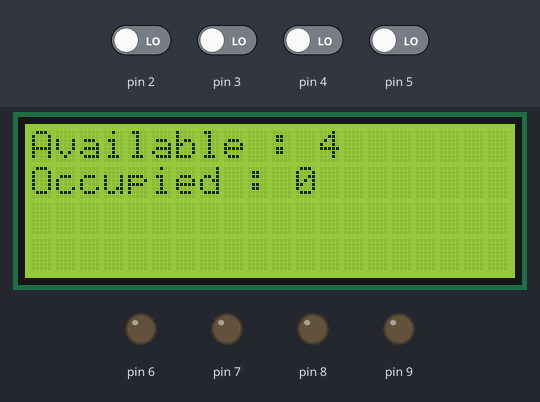
Recording of a sketch running on a simulated Arduino Uno, built with avr-gcc and run on an emulated ATmega328P. On the bench: 20×4 character LCD, output pins drawn as LEDs (lit = HIGH). Inputs (shaded band) come from the test bench; at power-on: pin 2–5 LOW. What the sketch prints to the serial monitor is not drawn.

Above: at 1.2 s.
1.3 s: pin 2 driven HIGH
At 3.1 s:
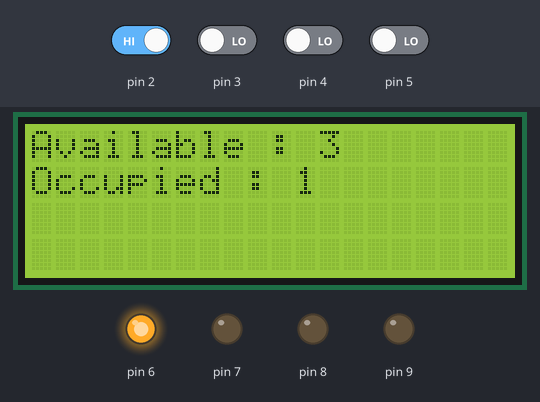
3.6 s: pin 3 driven HIGH
At 5.3 s:
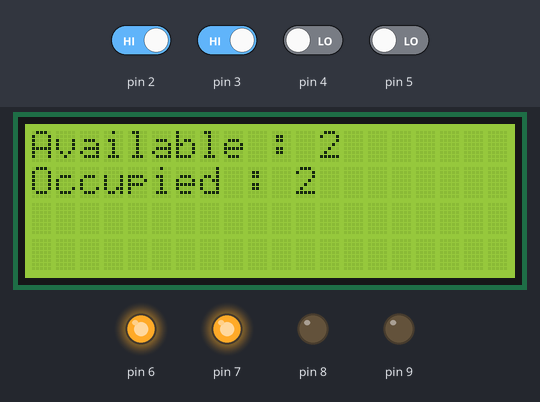
5.6 s: pin 4 driven HIGH
At 6.8 s:
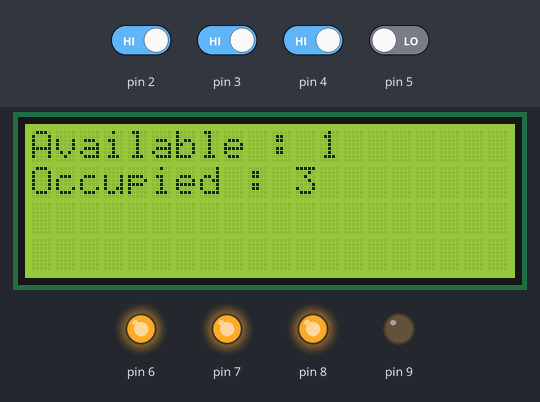
7.6 s: pin 5 driven HIGH
At 9.3 s:
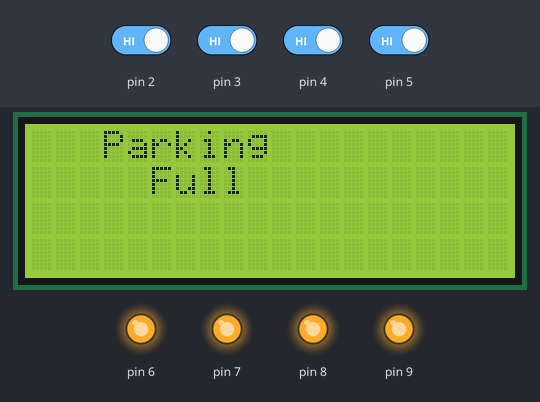
9.6 s: pin 2 driven LOW
At 10.6 s:
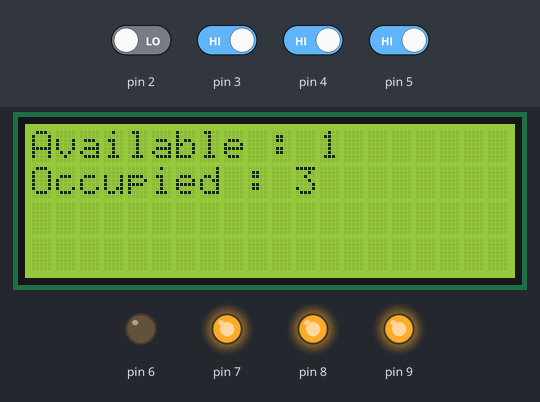
11.7 s: pin 3 driven LOW
At 13.1 s:
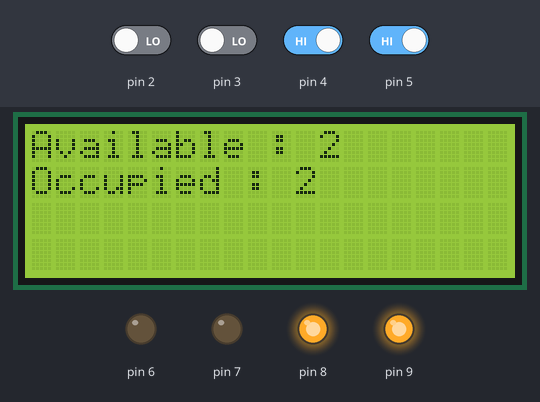
Timing chart, 0 to 14.7 s (numbered marks = the images above; inputs shaded):
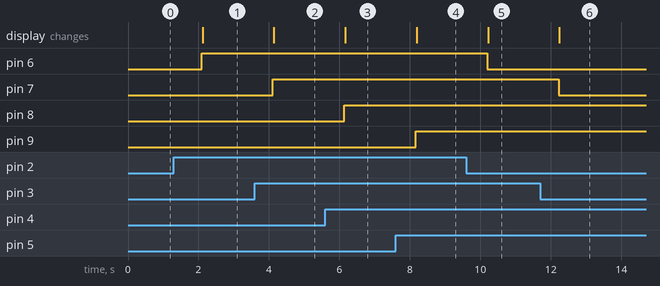

Measured:
- after the input at 1.3 s, pin 6: LOW → HIGH after 0.79 s; the display: changes after 0.81 s (image 1)
- after the input at 3.6 s, pin 7: LOW → HIGH after 0.51 s; the display: changes after 0.54 s (image 2)
- after the input at 5.6 s, pin 8: LOW → HIGH after 0.54 s; the display: changes after 0.56 s (image 3)
- after the input at 7.6 s, pin 9: LOW → HIGH after 0.56 s; the display: changes after 0.59 s (image 4)
- after the input at 9.6 s, pin 6: HIGH → LOW after 0.59 s; the display: changes after 0.62 s (image 5)
- after the input at 11.7 s, pin 7: HIGH → LOW after 0.52 s; the display: changes after 0.54 s (image 6)

The sketch:

smart__parking.ino
```cpp
#include<Wire.h>
#include<LiquidCrystal_I2C.h>
int counter=0;
LiquidCrystal_I2C lcd(0x27,20,4);   //lcd.setCursor(col, row)
int s1=0,s2=0,s3=0,s4=0;

void setup() {
  // put your setup code here, to run once:
Serial.begin(115200);
lcd.init();
lcd.backlight();
pinMode(2, INPUT);
pinMode(3, INPUT);
pinMode(4, INPUT);
pinMode(5, INPUT);
pinMode(6, OUTPUT);
pinMode(7, OUTPUT);
pinMode(8, OUTPUT);
pinMode(9, OUTPUT);
}

void loop() {
  // put your main code here, to run repeatedly:
  if(digitalRead(2)==HIGH && s1==0 )
  {
    counter++;
    s1=1;
    digitalWrite(6, HIGH);

  }
  else if(digitalRead(2)==LOW && s1==1)
  {
    counter--;
    s1=0;

    digitalWrite(6, LOW);
  }
  if(digitalRead(3)==HIGH && s2==0)
  {
    counter++;
    s2=1;
    digitalWrite(7, HIGH);
  }
  else if(digitalRead(3)==LOW && s2==1)
  {
      counter--;
      s2=0;
      digitalWrite(7, LOW);
  }
  if(digitalRead(4)==HIGH && s3==0)
  {
    counter++;
    s3=1;
    digitalWrite(8, HIGH);
  }
  else if(digitalRead(4)==LOW && s3==1)
  {
    counter--;
    s3=0;
    digitalWrite(8, LOW);
  }
  if(digitalRead(5)==HIGH && s4==0)
  {
    counter++;
    s4=1;
    digitalWrite(9, HIGH);
  }
  else if(digitalRead(5)==LOW && s4==1)
  {
    counter--;
    s4=0;
    digitalWrite(9, LOW);
  }

  int avail=4-counter;
  if(counter<4)
  {
    lcd.setCursor(0,0);   //column,row
    lcd.print("Available : ");
    //lcd.setCursor(0,6);
    lcd.print(avail);
    lcd.setCursor(0,1);
    lcd.print("Occupied : ");
    //lcd.setCursor(1,6);
    lcd.print(counter);
    Serial.println("available :");
    Serial.println(avail);
    Serial.println("occupied");
    Serial.println(counter);
  }
  else if(counter==4)
  {
    lcd.setCursor(0,0);
    lcd.print("   Parking     ");
    Serial.println("full parking");
    lcd.setCursor(0,1);
    lcd.print("     Full     ");
  }
  delay(2000);
}
```
